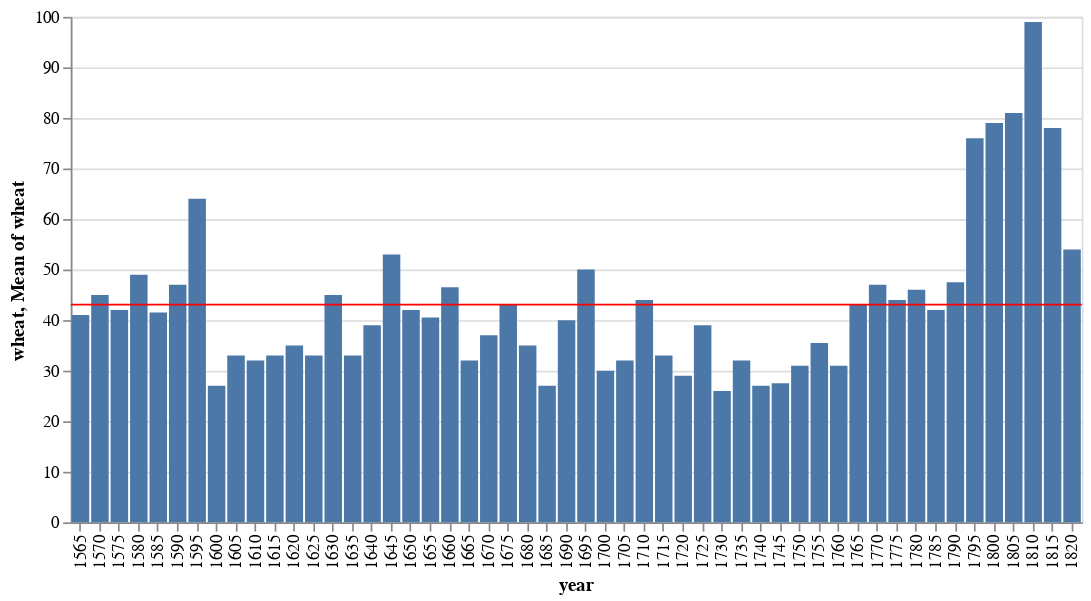

Notebook cell for this chart:
### Code cell
import altair as alt
from vega_datasets import data

source = data.wheat()

bar = alt.Chart(source).mark_bar().encode(
    x='year:O',
    y='wheat:Q'
)

rule = alt.Chart(source).mark_rule(color='red').encode(
    y='mean(wheat):Q'
)

(bar + rule).properties(width=600)

### Figure 1 — Vega-Lite specification as saved in the notebook (floating-point values rounded to 4 significant figures)
{"config": {"view": {"continuousWidth": 400, "continuousHeight": 300}}, "layer": [{"mark": "bar", "encoding": {"x": {"type": "ordinal", "field": "year"}, "y": {"type": "quantitative", "field": "wheat"}}}, {"mark": {"type": "rule", "color": "red"}, "encoding": {"y": {"type": "quantitative", "aggregate": "mean", "field": "wheat"}}}], "data": {"name": "data-76d1ce26ea5761007c35827e1564d86c"}, "width": 600, "$schema": "https://vega.github.io/schema/vega-lite/v4.8.1.json", "datasets": {"data-76d1ce26ea5761007c35827e1564d86c": [{"year": 1565, "wheat": 41.0, "wages": 5.0}, {"year": 1570, "wheat": 45.0, "wages": 5.05}, {"year": 1575, "wheat": 42.0, "wages": 5.08}, {"year": 1580, "wheat": 49.0, "wages": 5.12}, {"year": 1585, "wheat": 41.5, "wages": 5.15}, {"year": 1590, "wheat": 47.0, "wages": 5.25}, {"year": 1595, "wheat": 64.0, "wages": 5.54}, {"year": 1600, "wheat": 27.0, "wages": 5.61}, {"year": 1605, "wheat": 33.0, "wages": 5.69}, {"year": 1610, "wheat": 32.0, "wages": 5.78}, {"year": 1615, "wheat": 33.0, "wages": 5.94}, {"year": 1620, "wheat": 35.0, "wages": 6.01}, {"year": 1625, "wheat": 33.0, "wages": 6.12}, {"year": 1630, "wheat": 45.0, "wages": 6.22}, {"year": 1635, "wheat": 33.0, "wages": 6.3}, {"year": 1640, "wheat": 39.0, "wages": 6.37}, {"year": 1645, "wheat": 53.0, "wages": 6.45}, {"year": 1650, "wheat": 42.0, "wages": 6.5}, {"year": 1655, "wheat": 40.5, "wages": 6.6}, {"year": 1660, "wheat": 46.5, "wages": 6.75}, {"year": 1665, "wheat": 32.0, "wages": 6.8}, {"year": 1670, "wheat": 37.0, "wages": 6.9}, {"year": 1675, "wheat": 43.0, "wages": 7.0}, {"year": 1680, "wheat": 35.0, "wages": 7.3}, {"year": 1685, "wheat": 27.0, "wages": 7.6}, {"year": 1690, "wheat": 40.0, "wages": 8.0}, {"year": 1695, "wheat": 50.0, "wages": 8.5}, {"year": 1700, "wheat": 30.0, "wages": 9.0}, {"year": 1705, "wheat": 32.0, "wages": 10.0}, {"year": 1710, "wheat": 44.0, "wages": 11.0}, {"year": 1715, "wheat": 33.0, "wages": 11.75}, {"year": 1720, "wheat": 29.0, "wages": 12.5}, {"year": 1725, "wheat": 39.0, "wages": 13.0}, {"year": 1730, "wheat": 26.0, "wages": 13.3}, {"year": 1735, "wheat": 32.0, "wages": 13.6}, {"year": 1740, "wheat": 27.0, "wages": 14.0}, {"year": 1745, "wheat": 27.5, "wages": 14.5}, {"year": 1750, "wheat": 31.0, "wages": 15.0}, {"year": 1755, "wheat": 35.5, "wages": 15.7}, {"year": 1760, "wheat": 31.0, "wages": 16.5}, {"year": 1765, "wheat": 43.0, "wages": 17.6}, {"year": 1770, "wheat": 47.0, "wages": 18.5}, {"year": 1775, "wheat": 44.0, "wages": 19.5}, {"year": 1780, "wheat": 46.0, "wages": 21.0}, {"year": 1785, "wheat": 42.0, "wages": 23.0}, {"year": 1790, "wheat": 47.5, "wages": 25.5}, {"year": 1795, "wheat": 76.0, "wages": 27.5}, {"year": 1800, "wheat": 79.0, "wages": 28.5}, {"year": 1805, "wheat": 81.0, "wages": 29.5}, {"year": 1810, "wheat": 99.0, "wages": 30.0}, {"year": 1815, "wheat": 78.0, "wages": null}, {"year": 1820, "wheat": 54.0, "wages": null}]}}
